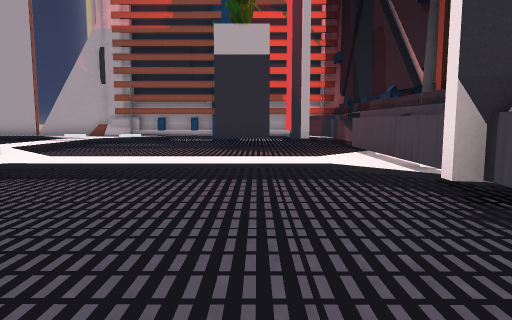
View 1 (above)

18 first-person views from a walk through a scene from a Unity 3-D project. The camera is 1.4 m above the floor, tilts 6° down and sees 70° across. The floor is counted in squares, 2 m on a side. Each view is taken from the middle of a square. On the plan, view 1 faces up. The plan holds only what a view shows up to about 11 squares ahead; the rest is blank. The place goes on beyond the plan.

View 2
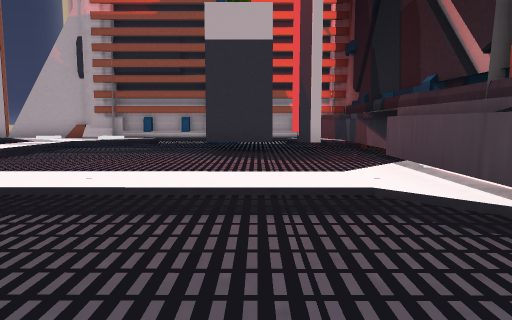

View 3
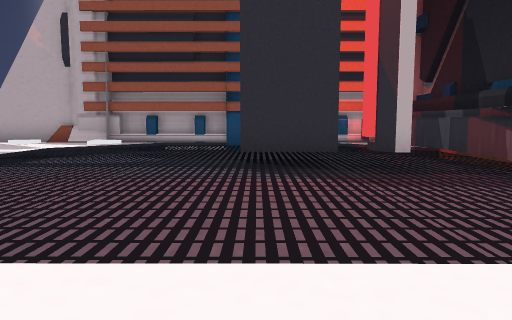

View 4
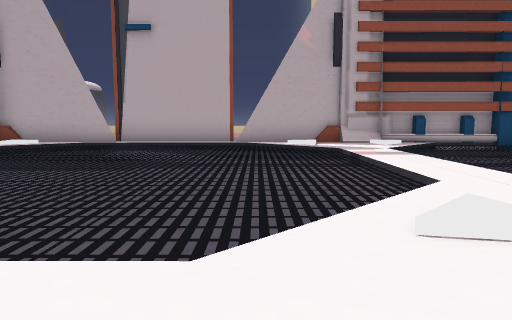

View 5
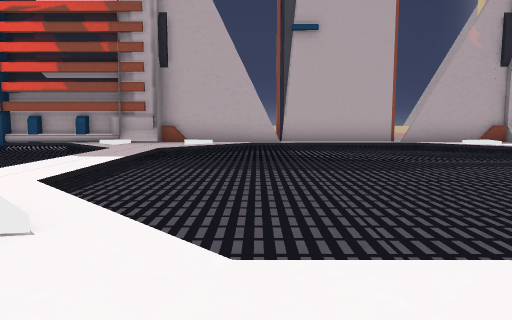

View 6
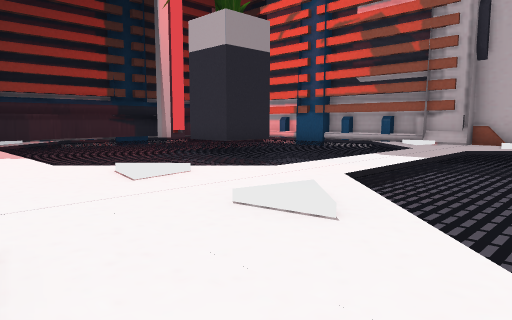

View 7
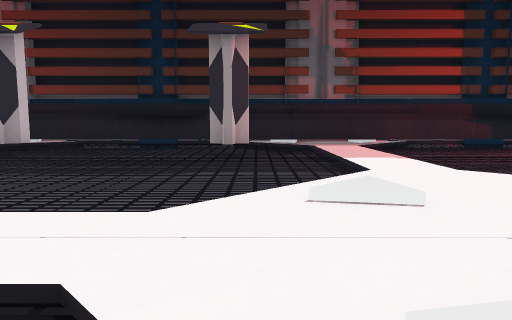

View 8
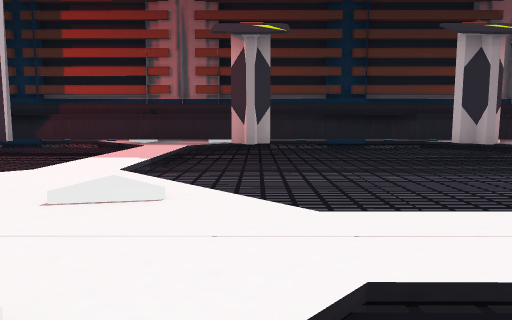

View 9
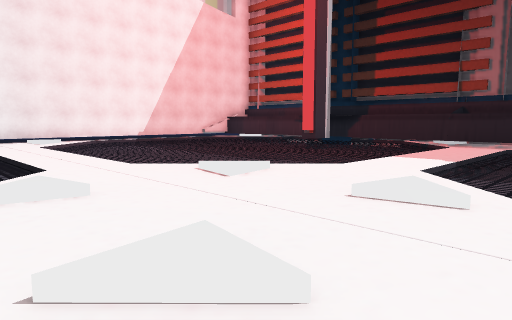

View 10
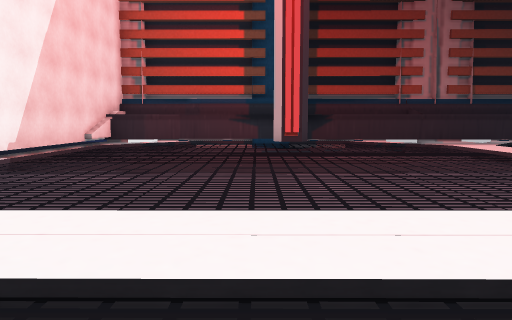

View 11
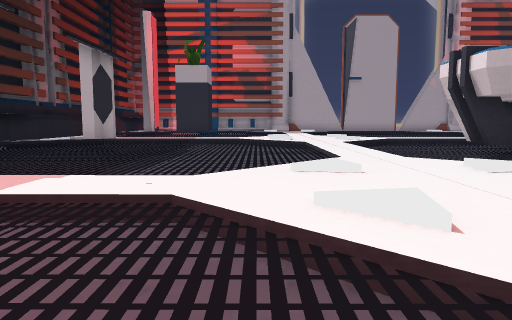

View 12
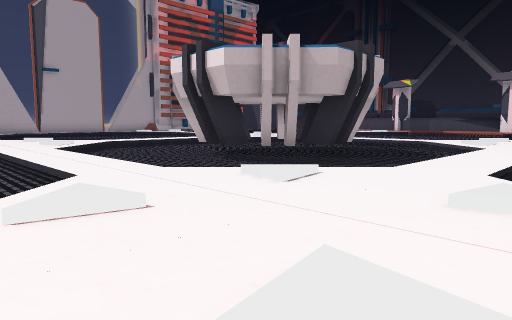

View 13
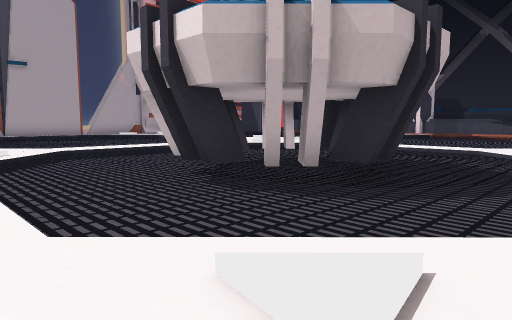

View 14
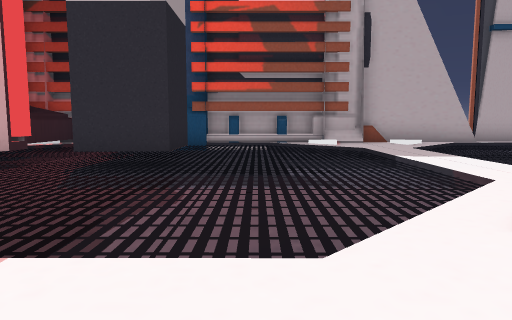

View 15
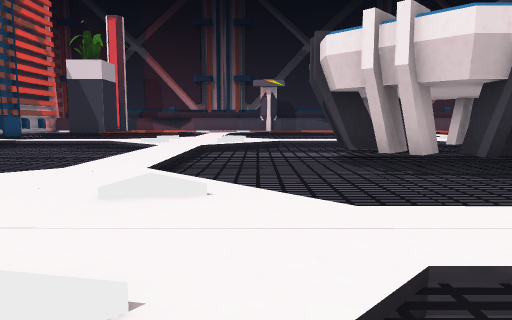

View 16
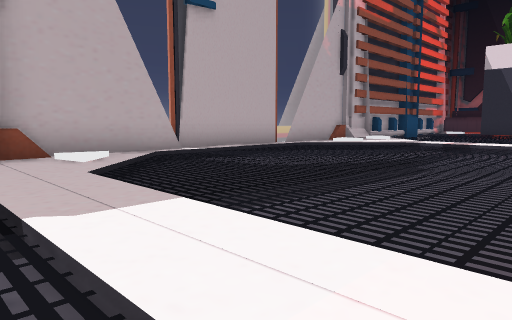

View 17
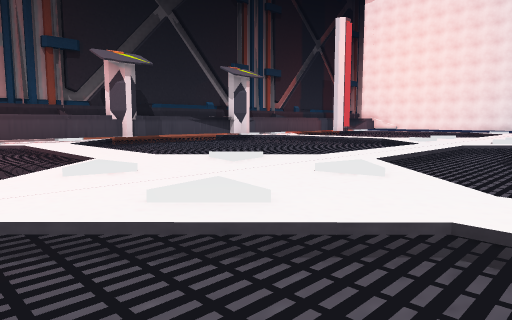

View 18
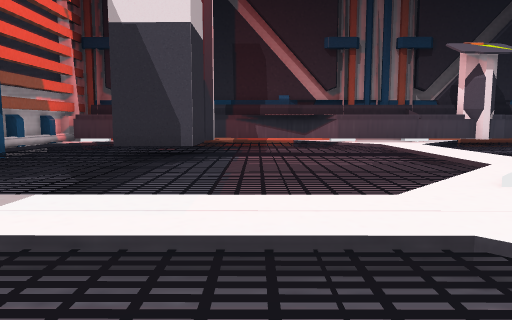

### Floor plan
Key: @ floor where view 1 was taken; # wall or solid block; x gap in a wall; . main floor; : floor 0.25 m higher than the main floor; / step, stairs or slope; = window, fence, low wall or low ledge; C console.
Columns run from 26 left of view 1 to 3 right of it. Each row starts with its distance up from view 1.
 17              ####
 16  #  #######==////==##########
 15  =  .../////....../::/......#
 14  =....../:/......../:.......#
 13   . #....:.........//....# .##
 12 ##.##....:.........//....###.#
 11 # .......:.........//........#
 10 #=.......:.........//........#
  9 #=.......:.........//........#
  8 #=......///......./::/......##
  7 #=.....//://.....//:://.....#
  6 #=:::::::::/::::::/::/::::::#
  5 #=.....//://.....//:://.....#
  4 ##C.....///......./::/......#
  3 ##C......:.........//.......C
  2 #=.......:...#x#...//........
  1 #=.......:...x.##..//.......
  0 #=.......:..##.##..//...  @
 -1 #=.......:...####..//..
 -2 #=C...../:/........:/
 -3 #=...../////....../:
 -4 #=::///:/::://///:::
 -5 #=///////://////
 -6 #=.....////
 -7 #=....../:/
 -8 #=.......:.
 -9 ##.......:.
-10 #........:..
-11 #........:.
-12 #......./:
-13 #......///
-14 ##///////:
-15  #####  ##

Where each view was taken, in squares from view 1:
view 1: 0 up, 0 right, facing up
view 2: 2 up, 0 right, facing up
view 3: 5 up, 1 left, facing up
view 4: 5 up, 9 left, facing up
view 5: 5 up, 14 left, facing up
view 6: 5 up, 14 left, facing up-left
view 7: 4 up, 15 left, facing left
view 8: 2 down, 15 left, facing left
view 9: 2 down, 15 left, facing down-left
view 10: 10 down, 15 left, facing left
view 11: 8 down, 19 left, facing up
view 12: 6 down, 19 left, facing up-right
view 13: 4 down, 17 left, facing up-right
view 14: 5 up, 20 left, facing up
view 15: 4 up, 19 left, facing right
view 16: 9 up, 18 left, facing up-right
view 17: 9 up, 10 left, facing down-right
view 18: 10 up, 9 left, facing right
